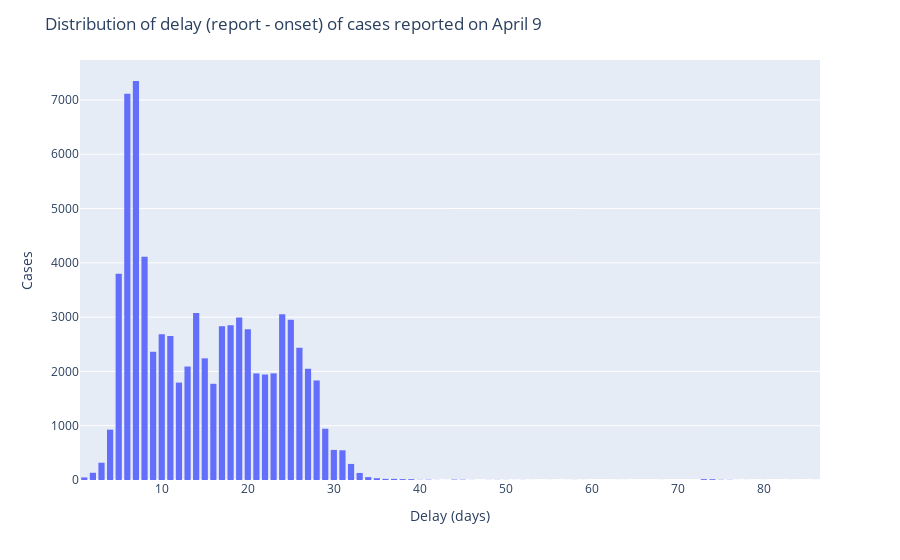

The notebook cell saved with this chart:
### Code cell
fig = px.histogram(srs, x='delay_days')
fig.update_layout(
    title_text='Distribution of delay (report - onset) of cases reported on April 9', 
    yaxis_title_text='Cases', 
    xaxis_title_text='Delay (days)', 
    bargap=0.2, # gap between bars of adjacent location coordinates
    bargroupgap=0.1 # gap between bars of the same location coordinates
)
fig.show()

### Figure 1 — Plotly figure (JSON) as saved in the notebook; plotly's stock layout.template omitted (floating-point values rounded to 4 significant figures; data arrays with more than 128 entries replaced by an {"elided": "..."} marker saying what was removed)
{"data": [{"alignmentgroup": "True", "bingroup": "x", "hovertemplate": "delay_days=%{x}<br>count=%{y}<extra></extra>", "legendgroup": "", "marker": {"color": "#636efa"}, "name": "", "offsetgroup": "", "orientation": "v", "showlegend": false, "type": "histogram", "x": {"elided": "74834 int values"}, "xaxis": "x", "yaxis": "y"}], "layout": {"bargap": 0.2, "bargroupgap": 0.1, "barmode": "relative", "legend": {"tracegroupgap": 0}, "margin": {"t": 60}, "title": {"text": "Distribution of delay (report - onset) of cases reported on April 9"}, "xaxis": {"anchor": "y", "domain": [0, 1], "title": {"text": "Delay (days)"}}, "yaxis": {"anchor": "x", "domain": [0, 1], "title": {"text": "Cases"}}}}
